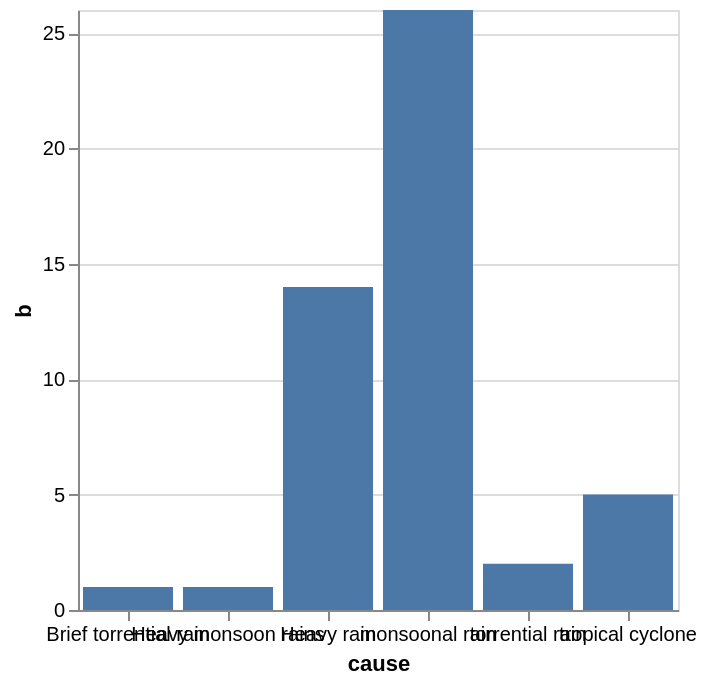

Vega-Lite specification for this chart:
### Vega-Lite specification from a JSON file in a GitHub repository (floating-point values rounded to 4 significant figures)
{"$schema": "https://vega.github.io/schema/vega-lite/v4.json", "width": 300, "height": 300, "description": "A simple bar chart with embedded data.", "data": {"values": [{"cause": "Heavy monsoon rains", "b": 1}, {"cause": "Brief torrential rain", "b": 1}, {"cause": "torrential rain", "b": 2}, {"cause": "Heavy rain", "b": 14}, {"cause": "monsoonal rain", "b": 26}, {"cause": "tropical cyclone", "b": 5}]}, "mark": "bar", "encoding": {"x": {"field": "cause", "type": "nominal", "axis": {"labelAngle": 0}}, "y": {"field": "b", "type": "quantitative"}}}
